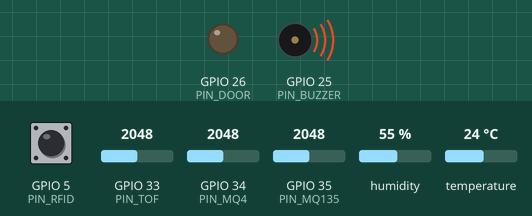
A sketch run on a simulated ESP32. On the bench: output pins drawn as LEDs (lit = HIGH), buzzer (waves = sounding). Inputs (shaded band) come from the test bench; at power-on: GPIO 34 (PIN_MQ4) = 2048, temperature 24 °C, GPIO 5 (PIN_RFID) HIGH, GPIO 33 (PIN_TOF) = 2048, GPIO 35 (PIN_MQ135) = 2048, humidity 55 %. WiFi joins after 1.5 s; servers stay silent unless stated; uploads are accepted with an empty reply; random numbers use the default seed unless the sketch sets one; no MQTT or app messages arrive unless stated; what the sketch prints to the serial monitor is not drawn.

Above: at 2.7 s.
2.8 s: GPIO 34 (PIN_MQ4) set to 1981
At 4.3 s:
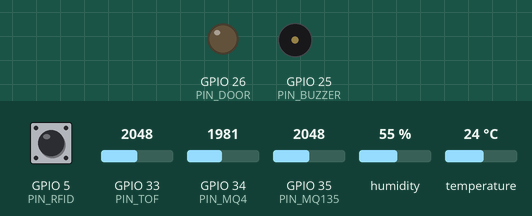
6.3 s: temperature set to 37.2 °C
9.8 s: temperature set to 38.8 °C
12.0 s: GPIO 5 (PIN_RFID) pulled LOW for 0.15 s
At 13.7 s:
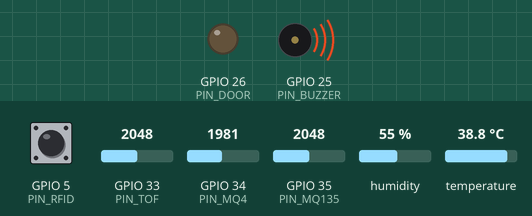
14.0 s: temperature set to 12 °C
At 18.3 s:
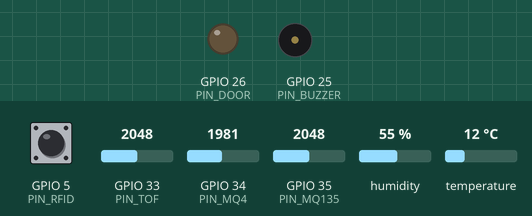
21.0 s: GPIO 5 (PIN_RFID) pulled LOW for 1 s
Timing chart, 0 to 25.5 s (numbered marks = the images above; inputs shaded):
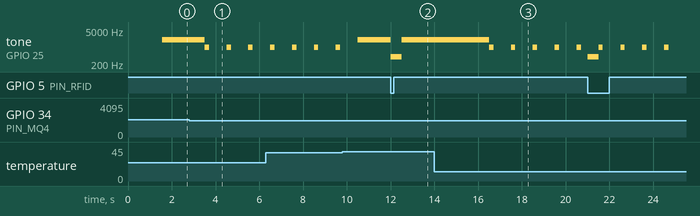

The sketch:

pcb1_sensor_node.ino
```cpp
#include <WiFi.h>
#include <WiFiClientSecure.h>
#include <HTTPClient.h>
#include <PubSubClient.h>
#include <DHT.h>
#include <ArduinoJson.h>

// --- Konfigurasi Wi-Fi & MQTT ---
const char* ssid = "Wokwi-GUEST";
const char* password = "";
const char* mqtt_server = "broker.emqx.io";
const int mqtt_port = 1883;
const char* mqtt_topic = "ikn/mut/node01";
const char* node_id = "NODE-01";

// --- Konfigurasi Supabase REST API (Aktif 24/7 via Background Task) ---
const char* supabase_url = "https://yhtvyongrbpmscvslgks.supabase.co";
const char* supabase_key = "sb_publishable_Ys8kCYOZyB5u5ze7yArtew_PKscjpK8";
const char* device_token = "GANTI_TOKEN_PERANGKAT_IKN_2026"; // Harus sama dengan policy RLS di supabase/rls_hardening.sql

// --- Pemetaan Pin ---
#define PIN_MQ4     34
#define PIN_MQ135   35
#define PIN_DHT     32
#define PIN_BUZZER  25
#define PIN_RFID    5
#define PIN_TOF     33
#define PIN_DOOR    26 // Hubungkan ke Relay/Solenoid (atau LED Hijau di Wokwi)

#define DHTTYPE DHT22 // Ganti DHT11 saat pindah ke hardware fisik
DHT dht(PIN_DHT, DHTTYPE);

WiFiClient espClient;
PubSubClient client(espClient);

// --- Ambang Batas (Threshold) ---
const int MQ4_WASPADA   = 500;
const int MQ4_BAHAYA    = 1000;
const int MQ135_WASPADA = 350;
const int MQ135_BAHAYA  = 700;
const float SUHU_MAX    = 38.0;

const unsigned long MQTT_INTERVAL_MS       = 1000;   // Kirim MQTT tiap 1 detik (real-time)
const unsigned long DHT_INTERVAL_MS        = 2500;   // DHT11/22 fisik butuh >= 2 dtk per baca
const unsigned long SUPABASE_INTERVAL_MS   = 5000;   // Simpan sensor_logs tiap 5 detik (Core 0)
const unsigned long MQTT_RECONNECT_WAIT_MS = 3000;   // Coba ulang MQTT non-blocking tiap 3 dtk
const unsigned long RFID_DEBOUNCE_MS       = 300;

unsigned long lastSend             = 0;
unsigned long lastDhtReadMs        = 0;
unsigned long lastSupabaseSend     = 0;
unsigned long lastMqttReconnectTry = 0;
unsigned long lastRfidTapMs        = 0;
unsigned long doorOpenTime         = 0;
bool mqttHasAttemptedOnce          = false;
bool isDoorOpen                    = false;
bool lastRfidState                 = HIGH;

// Variabel pembacaan terbaru
int mq4_ppm = 0;
int mq135_ppm = 0;
int jarak_cm = 0;
float suhu = 0.0;
float kelembapan = 0.0;
String statusSensor = "NORMAL";
String prevSupabaseStatus = "NORMAL";
String doorStatus = "LOCKED";

// --- Antrean & Task Latar Belakang FreeRTOS untuk Supabase (Non-Blocking) ---
struct SupabaseJob {
  char table[24];
  char body[320];
};

QueueHandle_t supabaseQueue = nullptr;

bool postToSupabase(const char* table, const char* jsonBody) {
  if (WiFi.status() != WL_CONNECTED) return false;

  WiFiClientSecure secClient;
  secClient.setInsecure();

  HTTPClient http;
  String url = String(supabase_url) + "/rest/v1/" + table;
  if (!http.begin(secClient, url)) return false;

  http.setTimeout(3000);
  http.addHeader("Content-Type", "application/json");
  http.addHeader("apikey", supabase_key);
  http.addHeader("x-device-token", device_token);
  http.addHeader("Prefer", "return=minimal");

  int httpCode = http.POST(jsonBody);
  http.end();

  Serial.print("[Supabase ");
  Serial.print(table);
  Serial.print("] HTTP ");
  Serial.println(httpCode);
  return httpCode >= 200 && httpCode < 300;
}

void supabaseWorkerTask(void* pvParameters) {
  (void)pvParameters;
  SupabaseJob job;
  for (;;) {
    if (xQueueReceive(supabaseQueue, &job, portMAX_DELAY) == pdTRUE) {
      postToSupabase(job.table, job.body);
    }
  }
}

void enqueueSupabaseJob(const char* table, const String& jsonBody) {
  if (supabaseQueue == nullptr) return;
  SupabaseJob job;
  strlcpy(job.table, table, sizeof(job.table));
  strlcpy(job.body, jsonBody.c_str(), sizeof(job.body));
  // Jika antrean penuh, lewati tanpa memblokir loop MQTT
  xQueueSend(supabaseQueue, &job, 0);
}

void setup_wifi() {
  Serial.print("Menghubungkan ke Wi-Fi");
  WiFi.begin(ssid, password);
  while (WiFi.status() != WL_CONNECTED) {
    delay(300);
    Serial.print(".");
  }
  Serial.println("\nWi-Fi Terhubung!");
}

void tryReconnectMqttNonBlocking(unsigned long now) {
  if (client.connected()) return;
  if (mqttHasAttemptedOnce && (now - lastMqttReconnectTry < MQTT_RECONNECT_WAIT_MS)) return;
  mqttHasAttemptedOnce = true;
  lastMqttReconnectTry = now;

  String clientId = "ESP32-PCB1-" + String(random(0xffff), HEX);
  if (client.connect(clientId.c_str())) {
    Serial.println("MQTT Terhubung!");
    // Kirim data pertama seketika begitu MQTT terhubung tanpa menunggu 2 detik
    bacaDanEvaluasiSensor();
    kirimMQTT(false);
    lastSend = now;
  }
}

void kirimSensorKeSupabase() {
  StaticJsonDocument<256> doc;
  doc["node_id"]    = node_id;
  doc["mq4"]        = mq4_ppm;
  doc["mq135"]      = mq135_ppm;
  doc["suhu"]       = round(suhu * 10) / 10.0;
  doc["kelembapan"] = round(kelembapan * 10) / 10.0;
  doc["jarak"]      = jarak_cm;
  doc["door"]       = doorStatus;
  doc["status"]     = statusSensor;

  String body;
  serializeJson(doc, body);
  enqueueSupabaseJob("sensor_logs", body);
}

void kirimAlertKeSupabase(const char* sensorName, float value, float threshold, const String& level) {
  StaticJsonDocument<256> doc;
  doc["node_id"]     = node_id;
  doc["sensor_name"] = sensorName;
  doc["value"]       = value;
  doc["threshold"]   = threshold;
  doc["level"]       = level;

  String body;
  serializeJson(doc, body);
  enqueueSupabaseJob("alert_logs", body);
}

void kirimRfidKeSupabase(const String& doorStr, const char* accessResult) {
  StaticJsonDocument<192> doc;
  doc["node_id"]       = node_id;
  doc["door_status"]   = doorStr;
  doc["access_result"] = accessResult;

  String body;
  serializeJson(doc, body);
  enqueueSupabaseJob("rfid_logs", body);
}

void bacaDanEvaluasiSensor() {
  unsigned long now = millis();

  // Sensor analog ADC (MQ-4, MQ-135, TOF) sangat cepat (< 1 ms)
  mq4_ppm   = map(analogRead(PIN_MQ4), 0, 4095, 0, 2000);
  mq135_ppm = map(analogRead(PIN_MQ135), 0, 4095, 0, 1000);
  jarak_cm  = map(analogRead(PIN_TOF), 0, 4095, 0, 200);

  // Baca DHT hanya tiap 2.5 detik agar tidak memblokir pengiriman MQTT 1 detik
  if (lastDhtReadMs == 0 || (now - lastDhtReadMs >= DHT_INTERVAL_MS)) {
    lastDhtReadMs = now;
    float t = dht.readTemperature();
    float h = dht.readHumidity();
    if (!isnan(t)) suhu = t;
    if (!isnan(h)) kelembapan = h;
  }

  // Evaluasi status seluruh sensor
  if (mq4_ppm >= MQ4_BAHAYA || mq135_ppm >= MQ135_BAHAYA || suhu >= SUHU_MAX) {
    statusSensor = "BAHAYA";
    tone(PIN_BUZZER, 2000);
    // Fail-safe: kunci pintu segera jika kondisi menjadi BAHAYA
    if (isDoorOpen) {
      isDoorOpen = false;
      digitalWrite(PIN_DOOR, LOW);
      doorStatus = "LOCKED";
      Serial.println("[DARURAT] Gas berbahaya! Pintu dikunci otomatis.");
    }
  } else if (mq4_ppm >= MQ4_WASPADA || mq135_ppm >= MQ135_WASPADA) {
    statusSensor = "WASPADA";
    tone(PIN_BUZZER, 1000, 200);
  } else {
    statusSensor = "NORMAL";
    noTone(PIN_BUZZER);
  }
}

void kirimMQTT(bool rfidEvent) {
  if (!client.connected()) return;

  StaticJsonDocument<256> doc;
  doc["node_id"]    = node_id;
  doc["mq4"]        = mq4_ppm;
  doc["mq135"]      = mq135_ppm;
  doc["suhu"]       = round(suhu * 10) / 10.0;
  doc["kelembapan"] = round(kelembapan * 10) / 10.0;
  doc["jarak"]      = jarak_cm;
  doc["rfid"]       = rfidEvent;
  doc["status"]     = statusSensor;
  doc["door"]       = doorStatus;

  char buffer[256];
  size_t len = serializeJson(doc, buffer, sizeof(buffer));

  // Retain=true untuk telemetri rutin agar web langsung dapat data terakhir tanpa delay
  // Retain=false untuk event RFID agar tap lama tidak terputar ulang saat web dibuka
  bool retained = !rfidEvent;
  client.publish(mqtt_topic, (const uint8_t*)buffer, len, retained);
  Serial.print("Kirim MQTT: ");
  Serial.println(buffer);
}

void cekDanCatatPeringatanSupabase() {
  if (statusSensor == "NORMAL" || statusSensor == prevSupabaseStatus) return;

  if (mq4_ppm >= MQ4_BAHAYA) {
    kirimAlertKeSupabase("MQ-4", mq4_ppm, MQ4_BAHAYA, "BAHAYA");
  } else if (mq4_ppm >= MQ4_WASPADA) {
    kirimAlertKeSupabase("MQ-4", mq4_ppm, MQ4_WASPADA, "WASPADA");
  }

  if (mq135_ppm >= MQ135_BAHAYA) {
    kirimAlertKeSupabase("MQ-135", mq135_ppm, MQ135_BAHAYA, "BAHAYA");
  } else if (mq135_ppm >= MQ135_WASPADA) {
    kirimAlertKeSupabase("MQ-135", mq135_ppm, MQ135_WASPADA, "WASPADA");
  }

  if (suhu >= SUHU_MAX) {
    kirimAlertKeSupabase("DHT11 - Suhu", suhu, SUHU_MAX, "BAHAYA");
  }
}

void setup() {
  Serial.begin(115200);
  dht.begin();

  pinMode(PIN_BUZZER, OUTPUT);
  pinMode(PIN_RFID, INPUT_PULLUP);
  pinMode(PIN_DOOR, OUTPUT);
  digitalWrite(PIN_DOOR, LOW); // Kondisi awal pintu terkunci

  setup_wifi();
  espClient.setNoDelay(true); // Kirim paket TCP MQTT seketika tanpa delay Nagle
  client.setServer(mqtt_server, mqtt_port);
  client.setBufferSize(512);

  // Buat queue & background worker task di Core 0 agar HTTPS Supabase tidak memblokir MQTT
  supabaseQueue = xQueueCreate(12, sizeof(SupabaseJob));
  BaseType_t workerCore =
#if defined(CONFIG_FREERTOS_UNICORE) && CONFIG_FREERTOS_UNICORE
    0;
#else
    0;
#endif
  xTaskCreatePinnedToCore(
    supabaseWorkerTask,
    "SupabaseWorker",
    8192,
    nullptr,
    1,
    nullptr,
    workerCore
  );
}

void loop() {
  unsigned long now = millis();

  if (!client.connected()) {
    tryReconnectMqttNonBlocking(now);
  } else {
    client.loop();
  }

  // 1. Cek tombol RFID setiap saat (non-blocking debounce)
  bool currentRfidState = digitalRead(PIN_RFID);
  if (lastRfidState == HIGH && currentRfidState == LOW && (now - lastRfidTapMs >= RFID_DEBOUNCE_MS)) {
    lastRfidTapMs = now;
    bacaDanEvaluasiSensor();

    if (statusSensor == "NORMAL") {
      isDoorOpen = true;
      doorOpenTime = now;
      digitalWrite(PIN_DOOR, HIGH);
      doorStatus = "OPEN";
      tone(PIN_BUZZER, 1500, 150);
      Serial.println("[RFID] Kondisi AMAN -> PINTU DIBUKA (5 detik)");
      kirimRfidKeSupabase("OPEN", "DITERIMA");
    } else {
      isDoorOpen = false;
      digitalWrite(PIN_DOOR, LOW);
      doorStatus = "LOCKED";
      tone(PIN_BUZZER, 400, 500);
      Serial.println("[RFID] Kondisi BERBAHAYA -> AKSES DITOLAK, PINTU TETAP TERKUNCI!");
      kirimRfidKeSupabase("LOCKED", "DITOLAK");
    }
    kirimMQTT(true);
  }
  lastRfidState = currentRfidState;

  // 2. Auto-lock pintu setelah 5 detik terbuka
  if (isDoorOpen && (now - doorOpenTime >= 5000)) {
    isDoorOpen = false;
    digitalWrite(PIN_DOOR, LOW);
    doorStatus = "LOCKED";
    Serial.println("[AUTO-LOCK] Pintu terkunci kembali.");
    kirimMQTT(false);
  }

  // 3. Kirim telemetri rutin tepat setiap 1 detik ke MQTT
  if (now - lastSend >= MQTT_INTERVAL_MS) {
    lastSend = (now - lastSend >= 3 * MQTT_INTERVAL_MS) ? now : (lastSend + MQTT_INTERVAL_MS);
    bacaDanEvaluasiSensor();
    kirimMQTT(false);

    // 4. Antrekan pengiriman ke Supabase tiap 5 detik atau saat status berubah (non-blocking Core 0)
    bool statusChanged = (statusSensor != prevSupabaseStatus);
    if (statusChanged || (now - lastSupabaseSend >= SUPABASE_INTERVAL_MS)) {
      lastSupabaseSend = now;
      cekDanCatatPeringatanSupabase();
      prevSupabaseStatus = statusSensor;
      kirimSensorKeSupabase();
    }
  }
}
```

Measured:
- the behaviour switches between 2048 and 2047 on GPIO 34 (PIN_MQ4) (found by bisection; images 0 and 1)
- after the input at 2.8 s, tone on GPIO 25 (PIN_BUZZER): alternates 1000 Hz for 0.20 s and silent for 0.80 s, starting after 0.70 s
- after the input at 12.0 s, tone on GPIO 25 (PIN_BUZZER): 2000 Hz → 400 Hz at once, → 2000 Hz 0.50 s later
- after the input at 14.0 s, tone on GPIO 25 (PIN_BUZZER): alternates 1000 Hz for 0.20 s and silent for 0.80 s, starting after 2.5 s
